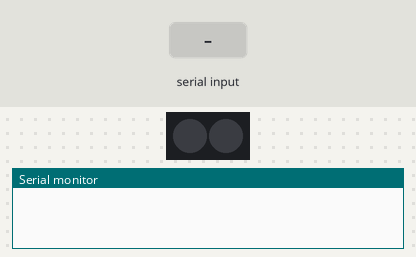
The sketch below on a simulated Arduino Uno, built with avr-gcc and run on an emulated ATmega328P. On the bench: 2 RGB LEDs in strip order, left to right, the last lines printed to the serial monitor. The test bench sets the inputs (shaded band). Dim RGB values are drawn brighter than linear.

Above: at 1.2 s.
1.3 s: "1" received over Serial
At 1.7 s:
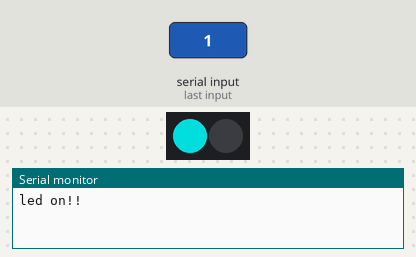
At 2.7 s:
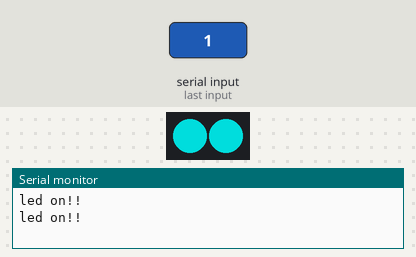
3.3 s: "0" received over Serial
At 3.9 s:
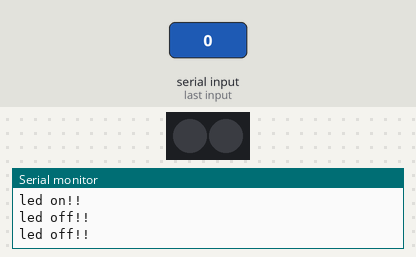
Timing chart, 0 to 6.3 s (numbered marks = the images above; inputs shaded):
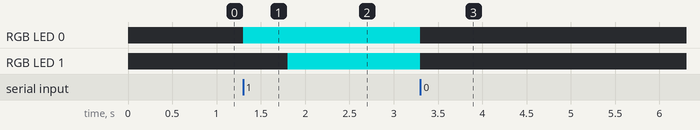

Measured:
- after the input at 1.3 s, RGB LED 0: off → RGB(0, 150, 150) at once; RGB LED 1: off → RGB(0, 150, 150) after 0.50 s
- after the input at 3.3 s, RGB LED 0, RGB LED 1: RGB(0, 150, 150) → off at once

The sketch:

ledB_8___computer.ino
```cpp
#include <Adafruit_NeoPixel.h>
#define PIN            7
#define NUMPIXELS      2                             // 제어하고 싶은 LED 개수

Adafruit_NeoPixel pixels = Adafruit_NeoPixel(NUMPIXELS,PIN, NEO_GRB + NEO_KHZ800);

void setup() {

  pixels.begin(); // This initializes the NeoPixel library.
  Serial.begin(9600); // (9600)의 통신속도로 통신을 시작합니다.

}

void loop() {
  if(Serial.available()>0)
 {
  char a;
  a = Serial.read();
  if(a =='1')
  {
    for(int i=0;i<NUMPIXELS;i++)
    {

    pixels.setPixelColor(i, pixels.Color(0,150,150)); // Moderately bright BLUE color.

    pixels.show(); // This sends the updated pixel color to the hardware.

    Serial.println("led on!!");
    delay(500);
  }
  }
  else if(a =='0')
  {
     for(int i=0;i<NUMPIXELS;i++)
     {
    pixels.setPixelColor(i, pixels.Color(0,0,0)); // led 2개 동시에(delay 없앴음) led off

    pixels.show(); // This sends the updated pixel color to the hardware.

    Serial.println("led off!!");
     }
  }
 }
}
```
